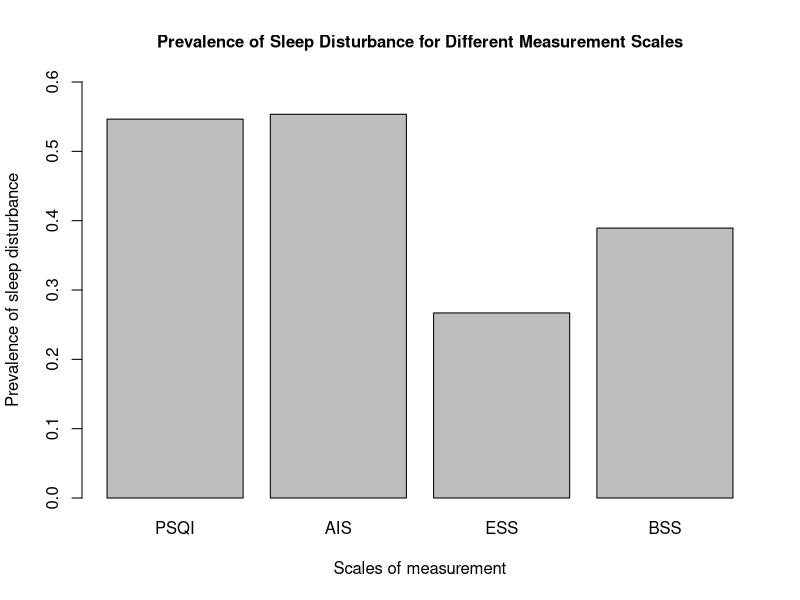

Source code (R):
# plots

# Barplot: Prevalence of sleep disturbance for different scales
prev <- c(0.5464481, 0.5534351, 0.2669323, 0.389313)
barplot(prev, main="Prevalence of Sleep Disturbance for Different Measurement Scales",
        cex.main = 1,
        xlab = "Scales of measurement",
        ylab = "Prevalence of sleep disturbance",
        ylim = c(0.0, 0.6),
        names.arg = c("PSQI", "AIS", "ESS", "BSS"))




